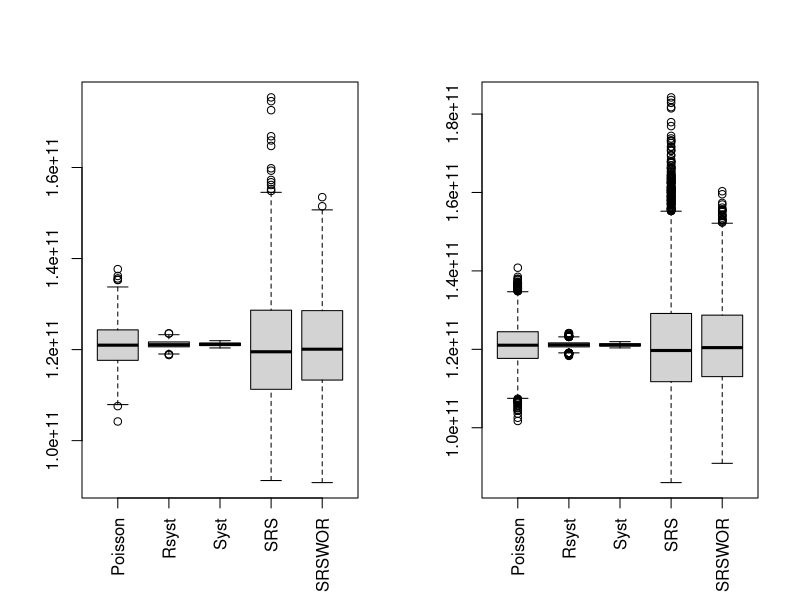

This figure's R source: (Note: this script raises an error after producing the figure.)
#options(set.seed(42)) #### setting a global option

###############################
######### Getting Started #####
###############################
path <- "F:/Sand_Summerschool/"
setwd(path)



#######################
##### Subsetting ######
#######################

#### Slide 2 ##########


a <- as.vector(c("Aa","AA","Aa","Bb",
                 "AA","A","BB","Ba"))
a=="Aa"
b <- a[a=="Aa"]
b <- a[a!="AA"]


#### Slide 3 ###########

b <- 1:length(a)
a == "AA" & b > 3
ab <- which(a=="Aa" & b<=3)
ab
a[ab]

# Does an element belong to a group?

a %in% c("AA","Ba")

### Slide 4 ############

library(sampling)  # Usually at the beginning of your script
data("belgianmunicipalities")
bm<-belgianmunicipalities

sub1 <- bm[bm$Province==3,]
head(sub1[,1:7])
s <- which(bm$Commune %in% c("Brecht", "Grimbergen","As","Dinant"))
sub2 <- bm[s,]
sub2[,1:7]

### Slide 6 ############
?subset
sb <- subset(bm$Tot04,bm$Province>3)

sub3 <- subset(bm,Commune %in% c("Brecht", "Grimbergen","As","Dinant"))
sub3$Commune == sub2$Commune

sub4 <- subset(bm,substr(as.character(Commune),1,1)=="B")
head(sub4[,1:7])


#########################
### Loops ###############
#########################

### Slide 7 #############
a <- sample(1:10,10)


A1 <- vector()
for(i in 1:10){
  A1[i] <- sample(1:10,1)
}
A1

### Slide 8 #############


A2 <- matrix(nrow = 5,ncol = 2)
for(i in 1:nrow(A2)){
  A <- sample(1:50,30)
  A2[i,1] <- mean(A)
  A2[i,2] <- var(A)
}
A2

### Slide 9 #############
library(sampling)
data(belgianmunicipalities)
pik <- inclusionprobabilities(belgianmunicipalities$Tot04,200)
# Computes the inclusion probabilities
N <- length(pik)
# population size
n <- sum(pik)
# sample size
sim <- 1000
ss <- array(0, c(sim, 5))
# sim2 <- 10000   #second simulation
# ss2 <- array(0, c(sim2, 5))
# number of simulations
y <- belgianmunicipalities$TaxableIncome
# variable of interest
ht <- numeric(5)
# Horvitz-Thompson estimator for the simulation

### Slide 10a ########### 

for (i in 1:sim) {
  cat("Step ", i, "\n")
  s <- UPpoisson(pik)
  ht[1] <- HTestimator(y[s == 1], pik[s == 1])
  s <- UPrandomsystematic(pik)
  ht[2] <- HTestimator(y[s == 1], pik[s == 1])
  s <- UPsystematic(pik)
  ht[3] <- HTestimator(y[s == 1], pik[s == 1])
  s <- sample(y, n,replace = T)
  ht[4] <- HTestimator(s, rep(n/N,n))
  s <- srswor(n, N)
  ht[5] <- HTestimator(y[s == 1], rep(n/N, n))
  ss[i, ] <- ss[i, ] + ht 
} 

colnames(ss) <- c("Poisson","Rsyst","Syst","SRS","SRSWOR")

### Slide 10b ##########

 sim2 <- 10000   #second simulation
 ss2 <- array(0, c(sim2, 5))

 
 for (i in 1:sim2) {
   #cat("Step",i,"\n")
   s <- UPpoisson(pik)
   ht[1] <- HTestimator(y[s == 1], pik[s == 1])
   s <- UPrandomsystematic(pik)
   ht[2] <- HTestimator(y[s == 1], pik[s == 1])
   s <- UPsystematic(pik)
   ht[3] <- HTestimator(y[s == 1], pik[s == 1])
   s <- sample(y, n,replace = T)
   ht[4] <- HTestimator(s, rep(n/N,n))
   s <- srswor(n, N)
   ht[5] <- HTestimator(y[s == 1], rep(n/N, n))
   ss2[i, ] <- ss2[i, ] + ht 
   if(i%%100==0){
     cat("Step ", i, "\n")
   }
 } 
 colnames(ss2) <- c("Poisson","Rsyst","Syst","SRS","SRSWOR")
 
### Slide 11 ###########
par(mfrow=c(1,2))
boxplot(data.frame(ss), las = 3) 
boxplot(data.frame(ss2), las = 3)


### Slide 12 ###########
?apply


### Slide 13 ###########


Applydat <- matrix(1:25, nrow = 5, ncol = 5, byrow = F)
apply(Applydat,1,mean)
apply(Applydat,2,mean)

apply(Applydat,1,function(x)mean(x))

### Slide 14 ###########
?tapply

### Slide 15 ###########

Tapplydat <- data.frame(Income = rnorm(6,1400,200),
                        Gender = sample(c("Male","Female"),6,replace = T))
Tapplydat
tapply(Tapplydat$Income, Tapplydat$Gender, mean)


#######################
### Functions #########
#######################

### Slide 16 ##########

fpc <- function(x,y){
  N <- nrow(x)
  n <- length(y)
  f <- (N-n)/N
  return(f)
}

s <- srswor(100, nrow(bm))

fpc(bm,s[s==1])

### Slide 17 ##########
### Example CATI Samples

fra <-data.frame(pre = sample(c(30,40,89,221,621),
                              10000,replace = T),
                 bank = sample(100:99999,
                               10000,replace = T))
fra[1:4,]
fra <- fra[order(fra[,1]),]
fra[1:4,]

order(fra[,1])
sort(fra[1:10,1])
### Slide 18 ##########

tel.samp <- function(fra,n){
  len <- nrow(fra)*100
  s <- sort(sample(len,n))
  row <- ceiling(s/100)
  app <- s%%100
  ts <- fra[row,]
  num <- data.frame(prefix =
                      paste("0",ts[,1],sep = ""),
                    number =
                      paste(ts[,2],app,sep = ""))
  return(num)
}

### Slide 19 #########

my.first.ts <- tel.samp(fra,10)

head(my.first.ts)


sort(my.first.ts[,1])
order(my.first.ts[,1])

##########################
### Sampling with loops ##
##########################

### Slide 20 ##########

str.bm <- split(bm,bm$Province)
nh <- c(2,3,7,3,2,6,7,2,9)
res <- list()
for(i in 1:length(str.bm)){
  ID <- str.bm[[i]]$INS
  res[[i]] <- sample(ID,nh[i],replace=F)
}
s <- unlist(res)
result<-bm[bm$INS %in% s,]
table(result$Province)


### Slide 21 ########### 
## With the sampling package#
s <- strata(bm,"Province",nh,
            method = "srswor")
result1 <- getdata(bm,s)
head(result1[,c(1:3,ncol(result)-1,
                ncol(result))])

### Slide 22 ##################
### Proportional Allocation ###

n <- 30
gamma <- prop.table(table(bm$Province))
nh <- round(n*gamma)
t(nh)
s <- strata(bm,"Province",nh,"srswor")
result.p <- getdata(bm,s)
nrow(result.p)

### Slide 23 ###################
### Optimal allocation #########
### Variance (true) ############
GetStratVar <- function(Y, sind, nh) {
  Nh <- tapply(sind,sind,length)
  N <- length(sind)
  sum(Nh^2*tapply(Y,sind,function(x) 
    var(x)*(length(x)-1)/length(x))/nh)/N^2
}
GetStratVar(bm$Tot04,bm$Province,
            rep(5,length(unique(bm$Province))))

### Slide 24 #################
GetOptAlloc <- function(Y, sind, n){
  L <- length(unique(sind))
  nh <- rep(2,L)
  Nh <- tapply(sind,sind,length)
  v <- numeric(L)
  M <- diag(rep(1,L))
  while (sum(nh) < n) {
    for (i in 1:L) {
      if (nh[i] == Nh[i]) {
        v[i] <- Inf
      } else {
        v[i] <- GetStratVar(Y, sind, nh + M[,i])
      }
    }
    nh <- nh + M[,which.min(v)]
  }
  nh
} 


### Slide 25 ###############

nh <- GetOptAlloc(bm$Tot04,bm$Province,50)
t(nh)
nh2 <- GetOptAlloc(bm$averageincome,bm$Province,50)
t(nh2)

### Slide 26 ###############
### Cluster single stage ###

l <- 4
gamma <- prop.table(table(bm$Province))
clus <- sample(unique(bm$Province),l, 
               prob = gamma, replace = F)
res.clus <- bm[bm$Province %in% clus,]
nrow(res.clus)

### Slide 27 ###############
## Cluster two stage fixed sample size

l <- 4
gamma <- prop.table(table(bm$Province))
clus <- sample(unique(bm$Province),l,
               prob = gamma, replace = F)
fixed.res.clus <-list()
for(i in 1:l){
  nh <- 30
  bm.cl <- bm[bm$Province == clus[i],]
  fixed.res.clus[[i]] <- sample(bm.cl$INS,nh,
                                replace = F)
}
ID <- unlist(fixed.res.clus)
fixed.clus <- bm[bm$INS %in% ID,]
nrow(fixed.clus)


### Slide 28 ##################
l <- 4
sam.clus <- cluster(bm,"Province",4,
                    method = "srswor")
res.clus.samp <- getdata(bm,sam.clus)
nrow(res.clus.samp)

#################################
### Functions Mean and Variance #
#################################

### Slide 29 ##################
### SRS

SRS.mean <- function(Y,S){return(mean(Y[S]))}

SRS.evar <- function(Y,S){return(var(Y[S])/
                                 length(S))}
SRSWOR.evar <- function(Y,S)
{return(fpc(nrow(Y),length(S))*var(Y[S])
        /length(S))}
SRSWOR.evar(bm$averageincome,S)


### Slide 30 ##################
### StrRS ####################
Strat.mean <- function(Y,sind,S){
  Nh <- tapply(Y,sind,length)
  Str.mean <- sum(Nh*tapply(Y[S], sind[S],
                            mean) / sum(Nh))
  return(Str.mean)
}
S <- as.numeric(row.names(result))
Strat.mean(bm$averageincome,bm$Province,S)

### Slide 31 #################
Strat.evar<- function(Y, sind, S) {
  Nh <- tapply(sind,sind,length)
  nh <- tapply(sind[S], sind[S], length)
  ssh <- tapply(Y[S], sind[S], var)
  res <- sum((Nh/sum(Nh))^2*ssh/nh*(Nh-nh)/Nh)
  return(res)
}
S <- as.numeric(row.names(result))
Strat.evar(bm$averageincome,
           bm$Province,S)

### Slide 32 ################
### Mean Cluster ############
SRCS.mean <-function(Y,sind,S){
  L <- length(unique(sind))
  l <- length(unique(sind[S]))
  N <- length(Y)
  N_h_a <- tapply(Y[S],sind[S],length)
  mu_h_a <- tapply(Y[S],sind[S],mean)
  return(L/l*sum(N_h_a/N*mu_h_a))
}
Sc <- as.numeric(row.names(res.clus))
SRCS.mean(bm$averageincome,
          bm$Province,Sc)


### Slide 33 #################
### Variance Cluster #########

se.sq <- function(Y,sind,S){
  L <- length(unique(sind))
  l <- length(unique(sind[S]))
  N <- length(Y)
  mu.SRCS <- SRCS.mean(Y,sind,S)
  c <- N*mu.SRCS/L
  mu_h_a <- tapply(Y[S],sind[S],mean)
  N_h_a <- tapply(Y[S],sind[S],length)
  return ( 1/(l-1)*sum((N_h_a*mu_h_a-c)^2))
}

### Slide 34 #################

SRCS.evar <- function(Y,sind,S){
  L <- length(unique(sind))
  l <- length(unique(sind[S]))
  N <- length(Y)
  part1 <- L^2/N^2
  part2 <- se.sq(Y,sind,S)/l
  part3 <- (L-l)/L
  return(part1*part2*part3)
}
Sc <- as.numeric(row.names(res.clus))
SRCS.evar(bm$averageincome,bm$Province,Sc)


### Slide 36 #################
### Variance equal allocation#
Strat.eq.evar <- function(Y,sind,S){
  L <- length(unique(sind))
  Nh <- tapply(sind,sind,length)
  nh <- tapply(sind[S], sind[S], length)
  ssh <- tapply(Y[S], sind[S], var)
  res <- 1/sum(nh)*sum((Nh/sum(Nh))^2*
                         ssh*((Nh*L-sum(nh))/(Nh-1)))
  return(res)
}

### Slide 37 ##################

Strat.opt.evar <- function(Y, sind, S){
  Nh <- tapply(sind,sind,length)
  nh <- tapply(sind[S], sind[S], length)
  ssh <- tapply(Y[S], sind[S], var)
  part1 <- 1/sum(nh)*sum(Nh/sum(Nh)*sqrt(ssh))^2
  part2 <- 1/sum(Nh)*sum(Nh/sum(Nh)*ssh)
  return(part1-part2)
}
